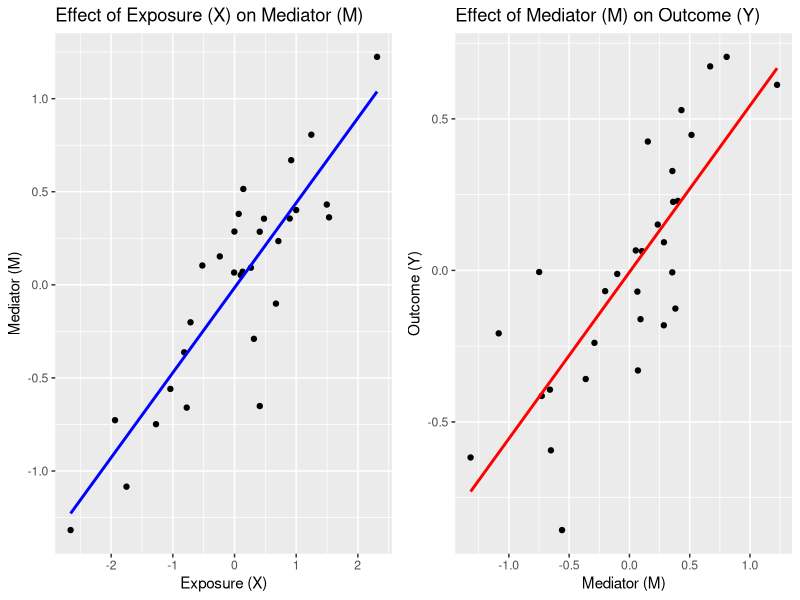
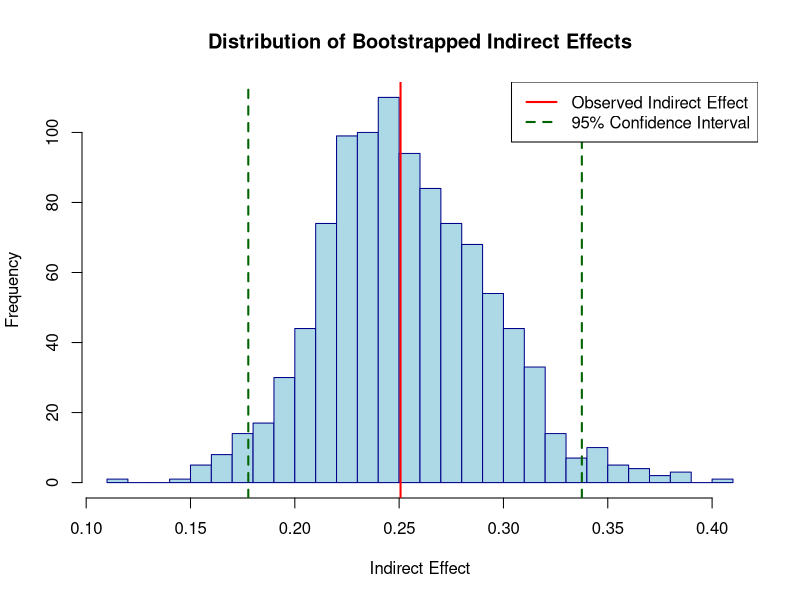

Generate these figures, in order, with R:
# Load the necessary libraries
library(ggplot2)
library(gridExtra)

# Set the parameters
n <- 30       # 30, 100, 5000     # The number of observations in the study
beta1 <- 0.5        # The coefficient for the relationship between X and M
beta2 <- 0.5        # The coefficient for the relationship between M and Y
errorX <- 0.25      # The random noise for X    
errorY <- 0.25      # The random noise for Y
errorM <- 0.25      # The random noise for M

# Generate the exposure variable (X)
X <- rnorm(n)

# Simulate the relationship between X and the mediator (M)
M <- beta1 * X + errorM * rnorm(n)

# Simulate the relationship between the mediator (M) and the outcome (Y)
Y <- beta2 * M + errorY * rnorm(n)

# Fit the regression model for the mediator M on exposure X
model_M_on_X <- lm(M ~ X)

# Fit the regression model for the outcome Y on mediator M
model_Y_on_M <- lm(Y ~ M)

# Create the plots
# Scatter plot of the mediator (M) against the exposure (X)
p1 <- ggplot(data.frame(X, M), aes(X, M)) +
  geom_point() +
  geom_smooth(method = "lm", se = FALSE, color = "blue") +
  labs(title = "Effect of Exposure (X) on Mediator (M)",
       x = "Exposure (X)", y = "Mediator (M)")

# Scatter plot of the outcome (Y) against the mediator (M)
p2 <- ggplot(data.frame(M, Y), aes(M, Y)) +
  geom_point() +
  geom_smooth(method = "lm", se = FALSE, color = "red") +
  labs(title = "Effect of Mediator (M) on Outcome (Y)",
       x = "Mediator (M)", y = "Outcome (Y)")

# Arrange the plots side by side
grid.arrange(p1, p2, ncol = 2)

# Print the summaries of the regression models
cat("Summary of the regression model for M on X:\n")
print(summary(model_M_on_X))
cat("\n")
cat("Summary of the regression model for Y on M:\n")
print(summary(model_Y_on_M))


# Calculate the indirect effect
indirect_effect <- coef(model_M_on_X)[2] * coef(model_Y_on_M)[2]

# Bootstrap the indirect effect
set.seed(123)  # for reproducibility
n_bootstraps <- 1000
bootstrapped_indirect_effects <- numeric(n_bootstraps)

for (i in 1:n_bootstraps) {
  sample_indices <- sample(1:n, size = n, replace = TRUE)
  boot_X <- X[sample_indices]
  boot_M <- M[sample_indices]
  boot_Y <- Y[sample_indices]
  
  boot_model_M_on_X <- lm(boot_M ~ boot_X)
  boot_model_Y_on_M <- lm(boot_Y ~ boot_M)
  
  bootstrapped_indirect_effects[i] <- coef(boot_model_M_on_X)[2] * coef(boot_model_Y_on_M)[2]
}

# Calculate the confidence interval for the indirect effect
conf_interval <- quantile(bootstrapped_indirect_effects, c(0.025, 0.975))

# Print the results
cat("Indirect effect:", indirect_effect, "\n")
cat("95% Confidence Interval for the indirect effect:", conf_interval, "\n")


# Plot the histogram of the bootstrapped indirect effects
hist(bootstrapped_indirect_effects, breaks = 30, main = "Distribution of Bootstrapped Indirect Effects", xlab = "Indirect Effect", col = "lightblue", border = "darkblue")

# Add a vertical line for the original indirect effect
abline(v = indirect_effect, col = "red", lwd = 2)

# Add vertical lines for the 95% confidence interval
abline(v = conf_interval[1], col = "darkgreen", lty = 2, lwd = 2)
abline(v = conf_interval[2], col = "darkgreen", lty = 2, lwd = 2)

# Add a legend
legend("topright", legend = c("Observed Indirect Effect", "95% Confidence Interval"), col = c("red", "darkgreen"), lty = c(1, 2), lwd = 2)



